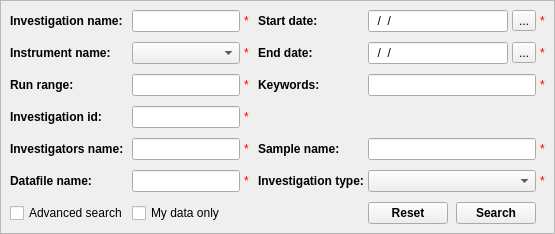
      <widget class="QFrame" name="searchFrame">
       <property name="sizePolicy">
        <sizepolicy hsizetype="Preferred" vsizetype="Fixed">
         <horstretch>0</horstretch>
         <verstretch>0</verstretch>
        </sizepolicy>
       </property>
       <property name="frameShape">
        <enum>QFrame::StyledPanel</enum>
       </property>
       <property name="frameShadow">
        <enum>QFrame::Raised</enum>
       </property>
       <layout class="QVBoxLayout" name="catalogSearchFrame">
        <property name="spacing">
         <number>6</number>
        </property>
        <property name="margin">
         <number>9</number>
        </property>
        <item>
         <layout class="QGridLayout" name="searchGrid" rowstretch="0,0,0,0,0,0,0" columnstretch="0,0,0,0,0,0,0,0">
          <property name="sizeConstraint">
           <enum>QLayout::SetDefaultConstraint</enum>
          </property>
          <property name="horizontalSpacing">
           <number>4</number>
          </property>
          <property name="verticalSpacing">
           <number>10</number>
          </property>
          <item row="1" column="1">
           <widget class="QComboBox" name="Instrument">
            <property name="sizePolicy">
             <sizepolicy hsizetype="Expanding" vsizetype="Fixed">
              <horstretch>0</horstretch>
              <verstretch>0</verstretch>
             </sizepolicy>
            </property>
           </widget>
          </item>
          <item row="0" column="3">
           <spacer name="searchGridSpacer">
            <property name="orientation">
             <enum>Qt::Horizontal</enum>
            </property>
            <property name="sizeType">
             <enum>QSizePolicy::Fixed</enum>
            </property>
            <property name="sizeHint" stdset="0">
             <size>
              <width>5</width>
              <height>0</height>
             </size>
            </property>
           </spacer>
          </item>
          <item row="0" column="6">
           <widget class="QToolButton" name="startDatePicker">
            <property name="maximumSize">
             <size>
              <width>25</width>
              <height>16777215</height>
             </size>
            </property>
            <property name="toolTip">
             <string>&lt;html&gt;&lt;head/&gt;&lt;body&gt;&lt;p&gt;Select a date from the calender.&lt;/p&gt;&lt;/body&gt;&lt;/html&gt;</string>
            </property>
            <property name="text">
             <string>...</string>
            </property>
           </widget>
          </item>
          <item row="1" column="2" >
           <widget class="QLabel" name="Instrument_err">
            <property name="styleSheet">
             <string notr="true">color: rgb(255, 0, 0);</string>
            </property>
            <property name="text">
             <string>*</string>
            </property>
           </widget>
          </item>
          <item row="2" column="2" >
           <widget class="QLabel" name="RunRange_err">
            <property name="styleSheet">
             <string notr="true">color: rgb(255, 0, 0);</string>
            </property>
            <property name="text">
             <string>*</string>
            </property>
           </widget>
          </item>
          <item row="1" column="6">
           <widget class="QToolButton" name="endDatePicker">
            <property name="maximumSize">
             <size>
              <width>25</width>
              <height>16777215</height>
             </size>
            </property>
            <property name="toolTip">
             <string>&lt;html&gt;&lt;head/&gt;&lt;body&gt;&lt;p&gt;Select a date from the calender.&lt;/p&gt;&lt;/body&gt;&lt;/html&gt;</string>
            </property>
            <property name="text">
             <string>...</string>
            </property>
           </widget>
          </item>
          <item row="0" column="4">
           <widget class="QLabel" name="startDateLbl">
            <property name="font">
             <font>
              <weight>75</weight>
              <bold>true</bold>
             </font>
            </property>
            <property name="text">
             <string>Start date:</string>
            </property>
           </widget>
          </item>
          <item row="2" column="5" colspan="2">
           <widget class="QLineEdit" name="Keywords">
            <property name="toolTip">
             <string>&lt;html&gt;&lt;head/&gt;&lt;body&gt;&lt;p&gt;The keyword that appears in the investigation description, title, or related sample.&lt;/p&gt;&lt;/body&gt;&lt;/html&gt;</string>
            </property>
           </widget>
          </item>
          <item row="1" column="0">
           <widget class="QLabel" name="instrumentLbl">
            <property name="enabled">
             <bool>true</bool>
            </property>
            <property name="sizePolicy">
             <sizepolicy hsizetype="Fixed" vsizetype="Preferred">
              <horstretch>0</horstretch>
              <verstretch>0</verstretch>
             </sizepolicy>
            </property>
            <property name="font">
             <font>
              <weight>75</weight>
              <bold>true</bold>
             </font>
            </property>
            <property name="text">
             <string>Instrument name:</string>
            </property>
           </widget>
          </item>
          <item row="1" column="7">
           <widget class="QLabel" name="EndDate_err">
            <property name="styleSheet">
             <string notr="true">color: rgb(255, 0, 0);</string>
            </property>
            <property name="text">
             <string>*</string>
            </property>
           </widget>
          </item>
          <item row="0" column="1">
           <widget class="QLineEdit" name="InvestigationName">
            <property name="toolTip">
             <string>&lt;html&gt;&lt;head/&gt;&lt;body&gt;&lt;p&gt;The title (name) of the investigation to search for.&lt;/p&gt;&lt;/body&gt;&lt;/html&gt;</string>
            </property>
           </widget>
          </item>
          <item row="2" column="1">
           <widget class="QLineEdit" name="RunRange">
            <property name="toolTip">
             <string>&lt;html&gt;&lt;head/&gt;&lt;body&gt;&lt;p&gt;Enter a run number, or a range of runs seperated by a hyphen (-) or colon (:).&lt;/p&gt;&lt;/body&gt;&lt;/html&gt;</string>
            </property>
            <property name="inputMethodHints">
             <set>Qt::ImhDigitsOnly</set>
            </property>
            <property name="inputMask">
             <string/>
            </property>
            <property name="text">
             <string/>
            </property>
           </widget>
          </item>
          <item row="1" column="5">
           <widget class="QLineEdit" name="EndDate">
            <property name="toolTip">
             <string>&lt;html&gt;&lt;head/&gt;&lt;body&gt;&lt;p&gt;Date in DD/MM/YYYY .&lt;/p&gt;&lt;/body&gt;&lt;/html&gt;</string>
            </property>
            <property name="inputMask">
             <string>99/99/9999; </string>
            </property>
           </widget>
          </item>
          <item row="0" column="2">
           <widget class="QLabel" name="InvestigationName_err">
            <property name="styleSheet">
             <string notr="true">color: rgb(255, 0, 0);</string>
            </property>
            <property name="text">
             <string>*</string>
            </property>
           </widget>
          </item>
          <item row="1" column="4" >
           <widget class="QLabel" name="endDateLbl">
            <property name="enabled">
             <bool>true</bool>
            </property>
            <property name="sizePolicy">
             <sizepolicy hsizetype="Fixed" vsizetype="Preferred">
              <horstretch>0</horstretch>
              <verstretch>0</verstretch>
             </sizepolicy>
            </property>
            <property name="font">
             <font>
              <weight>75</weight>
              <bold>true</bold>
             </font>
            </property>
            <property name="text">
             <string>End date:</string>
            </property>
           </widget>
          </item>
          <item row="2" column="7">
           <widget class="QLabel" name="Keywords_err">
            <property name="styleSheet">
             <string notr="true">color: rgb(255, 0, 0);</string>
            </property>
            <property name="text">
             <string>*</string>
            </property>
           </widget>
          </item>
          <item row="0" column="0">
           <widget class="QLabel" name="invesNameLbl">
            <property name="font">
             <font>
              <weight>75</weight>
              <bold>true</bold>
             </font>
            </property>
            <property name="text">
             <string>Investigation name:</string>
            </property>
           </widget>
          </item>
          <item row="6" column="5" colspan="2">
           <layout class="QHBoxLayout" name="searchBtnGrid">
            <property name="spacing">
             <number>8</number>
            </property>
            <property name="sizeConstraint">
             <enum>QLayout::SetMinimumSize</enum>
            </property>
            <item>
             <widget class="QPushButton" name="resetBtn">
              <property name="font">
               <font>
                <weight>75</weight>
                <bold>true</bold>
               </font>
              </property>
              <property name="toolTip">
               <string>&lt;html&gt;&lt;head/&gt;&lt;body&gt;&lt;p&gt;&lt;span style=&quot; font-weight:400;&quot;&gt;Reset all fields&lt;/span&gt;&lt;/p&gt;&lt;/body&gt;&lt;/html&gt;</string>
              </property>
              <property name="text">
               <string>Reset</string>
              </property>
             </widget>
            </item>
            <item>
             <widget class="QPushButton" name="searchBtn">
              <property name="font">
               <font>
                <weight>75</weight>
                <bold>true</bold>
               </font>
              </property>
              <property name="toolTip">
               <string>&lt;html&gt;&lt;head/&gt;&lt;body&gt;&lt;p&gt;&lt;span style=&quot; font-weight:400;&quot;&gt;Search Investigations.&lt;/span&gt;&lt;/p&gt;&lt;/body&gt;&lt;/html&gt;</string>
              </property>
              <property name="layoutDirection">
               <enum>Qt::LeftToRight</enum>
              </property>
              <property name="autoFillBackground">
               <bool>false</bool>
              </property>
              <property name="text">
               <string>Search</string>
              </property>
             </widget>
            </item>
           </layout>
          </item>
          <item row="2" column="4">
           <widget class="QLabel" name="keywordsLbl">
            <property name="font">
             <font>
              <weight>75</weight>
              <bold>true</bold>
             </font>
            </property>
            <property name="text">
             <string>Keywords:</string>
            </property>
           </widget>
          </item>
          <item row="2" column="0">
           <widget class="QLabel" name="runRangeLbl">
            <property name="font">
             <font>
              <weight>75</weight>
              <bold>true</bold>
             </font>
            </property>
            <property name="text">
             <string>Run range:</string>
            </property>
           </widget>
          </item>
          <item row="6" column="0">
           <widget class="QCheckBox" name="advSearchCbox">
            <property name="toolTip">
             <string>&lt;html&gt;&lt;head/&gt;&lt;body&gt;&lt;p&gt;Check to view additional search options.&lt;/p&gt;&lt;/body&gt;&lt;/html&gt;</string>
            </property>
            <property name="text">
             <string>Advanced search</string>
            </property>
           </widget>
          </item>
          <item row="0" column="7">
           <widget class="QLabel" name="StartDate_err">
            <property name="styleSheet">
             <string notr="true">color: rgb(255, 0, 0);</string>
            </property>
            <property name="text">
             <string>*</string>
            </property>
           </widget>
          </item>
          <item row="6" column="1">
           <widget class="QCheckBox" name="myDataCbox">
            <property name="toolTip">
             <string>&lt;html&gt;&lt;head/&gt;&lt;body&gt;&lt;p&gt;Check to search through the investigations of which you are an investigator.&lt;/p&gt;&lt;/body&gt;&lt;/html&gt;</string>
            </property>
            <property name="text">
             <string>My data only</string>
            </property>
           </widget>
          </item>
          <item row="0" column="5">
           <widget class="QLineEdit" name="StartDate">
            <property name="toolTip">
             <string>&lt;html&gt;&lt;head/&gt;&lt;body&gt;&lt;p&gt;Date in DD/MM/YYYY.&lt;/p&gt;&lt;/body&gt;&lt;/html&gt;</string>
            </property>
            <property name="inputMethodHints">
             <set>Qt::ImhNone</set>
            </property>
            <property name="inputMask">
             <string>99/99/9999; </string>
            </property>
            <property name="text">
             <string>//</string>
            </property>
           </widget>
          </item>
          <item row="5" column="4">
           <widget class="QLabel" name="advTypeLbl">
            <property name="font">
             <font>
              <weight>75</weight>
              <bold>true</bold>
             </font>
            </property>
            <property name="text">
             <string>Investigation type:</string>
            </property>
           </widget>
          </item>
          <item row="4" column="4">
           <widget class="QLabel" name="advSampleLbl">
            <property name="font">
             <font>
              <weight>75</weight>
              <bold>true</bold>
             </font>
            </property>
            <property name="text">
             <string>Sample name:</string>
            </property>
           </widget>
          </item>
          <item row="4" column="5" colspan="2">
           <widget class="QLineEdit" name="SampleName">
            <property name="toolTip">
             <string>&lt;html&gt;&lt;head/&gt;&lt;body&gt;&lt;p&gt;The name of the sample in an investigation to search for.&lt;/p&gt;&lt;/body&gt;&lt;/html&gt;</string>
            </property>
           </widget>
          </item>
          <item row="5" column="5" colspan="2">
           <widget class="QComboBox" name="InvestigationType">
            <property name="sizePolicy">
             <sizepolicy hsizetype="Expanding" vsizetype="Fixed">
              <horstretch>0</horstretch>
              <verstretch>0</verstretch>
             </sizepolicy>
            </property>
           </widget>
          </item>
          <item row="5" column="7">
           <widget class="QLabel" name="InvestigationType_err">
            <property name="styleSheet">
             <string notr="true">color: rgb(255, 0, 0);</string>
            </property>
            <property name="text">
             <string>*</string>
            </property>
           </widget>
          </item>
          <item row="4" column="7">
           <widget class="QLabel" name="SampleName_err">
            <property name="styleSheet">
             <string notr="true">color: rgb(255, 0, 0);</string>
            </property>
            <property name="text">
             <string>*</string>
            </property>
           </widget>
          </item>
          <item row="5" column="2">
           <widget class="QLabel" name="InvestigationAbstract_err">
            <property name="styleSheet">
             <string notr="true">color: rgb(255, 0, 0);</string>
            </property>
            <property name="text">
             <string>*</string>
            </property>
           </widget>
          </item>
          <item row="4" column="2">
           <widget class="QLabel" name="InvestigatorSurname_err">
            <property name="styleSheet">
             <string notr="true">color: rgb(255, 0, 0);</string>
            </property>
            <property name="text">
             <string>*</string>
            </property>
           </widget>
          </item>
          <item row="5" column="1">
           <widget class="QLineEdit" name="DataFileName">
            <property name="toolTip">
             <string>&lt;html&gt;&lt;head/&gt;&lt;body&gt;&lt;p&gt;The name of the datafile to search for.&lt;/p&gt;&lt;/body&gt;&lt;/html&gt;</string>
            </property>
           </widget>
          </item>
          <item row="5" column="0">
           <widget class="QLabel" name="advDatafileLbl">
            <property name="font">
             <font>
              <weight>75</weight>
              <bold>true</bold>
             </font>
            </property>
            <property name="text">
             <string>Datafile name:</string>
            </property>
           </widget>
          </item>
          <item row="4" column="0">
           <widget class="QLabel" name="advNameLbl">
            <property name="font">
             <font>
              <weight>75</weight>
              <bold>true</bold>
             </font>
            </property>
            <property name="text">
             <string>Investigators name:</string>
            </property>
           </widget>
          </item>
          <item row="3" column="0">
           <widget class="QLabel" name="InvestigationIdLbl">
            <property name="font">
             <font>
              <weight>75</weight>
              <bold>true</bold>
             </font>
            </property>
            <property name="text">
             <string>Investigation id:</string>
            </property>
           </widget>
          </item>
          <item row="3" column="2">
           <widget class="QLabel" name="InvestigationId_err">
            <property name="styleSheet">
             <string notr="true">color: rgb(255, 0, 0);</string>
            </property>
            <property name="text">
             <string>*</string>
            </property>
           </widget>
          </item>
          <item row="4" column="1">
           <widget class="QLineEdit" name="InvestigatorSurname">
            <property name="toolTip">
             <string>&lt;html&gt;&lt;head/&gt;&lt;body&gt;&lt;p&gt;The name (forename, surname, or both) of the investigator of an investigation. This is case insensitive.&lt;/p&gt;&lt;/body&gt;&lt;/html&gt;</string>
            </property>
           </widget>
          </item>
          <item row="3" column="1">
           <widget class="QLineEdit" name="InvestigationId">
            <property name="toolTip">
             <string>&lt;html&gt;&lt;head/&gt;&lt;body&gt;&lt;p&gt;The investigation id of the datafile to search for.&lt;/p&gt;&lt;/body&gt;&lt;/html&gt;</string>
            </property>
           </widget>
          </item>
         </layout>
        </item>
       </layout>
      </widget>
